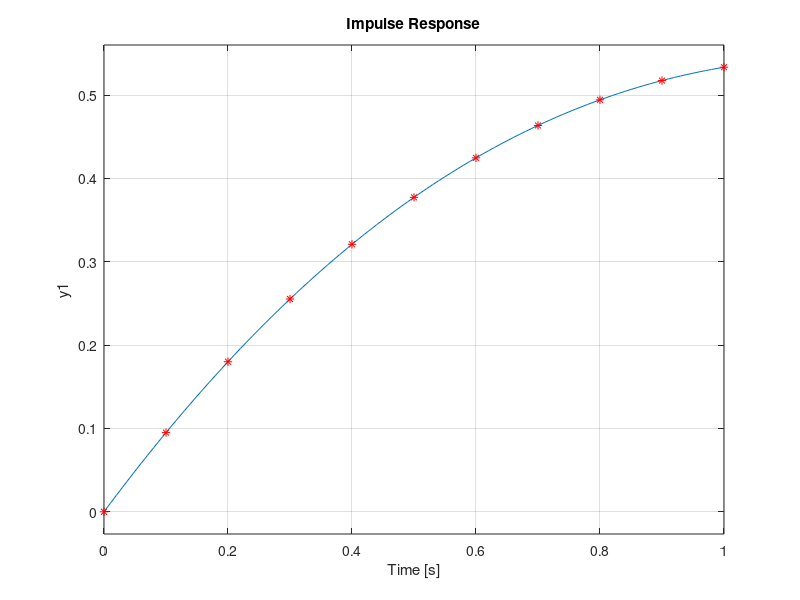
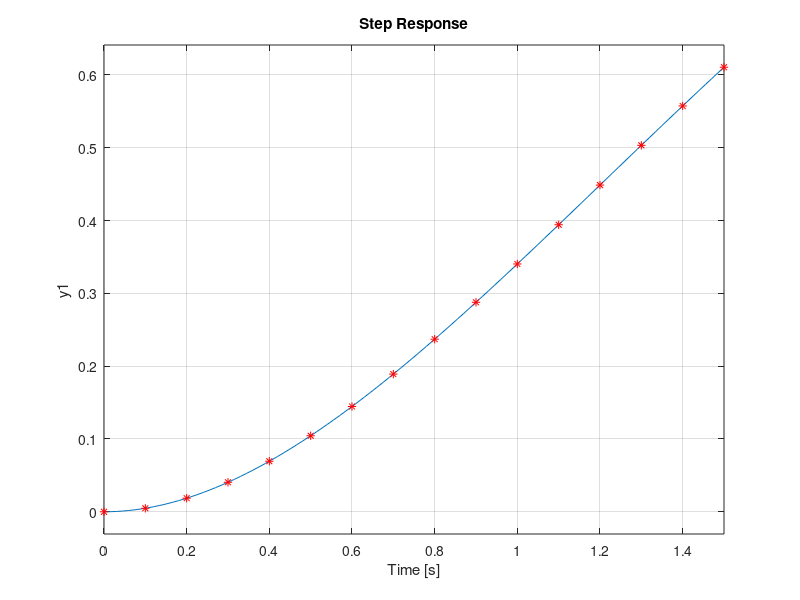
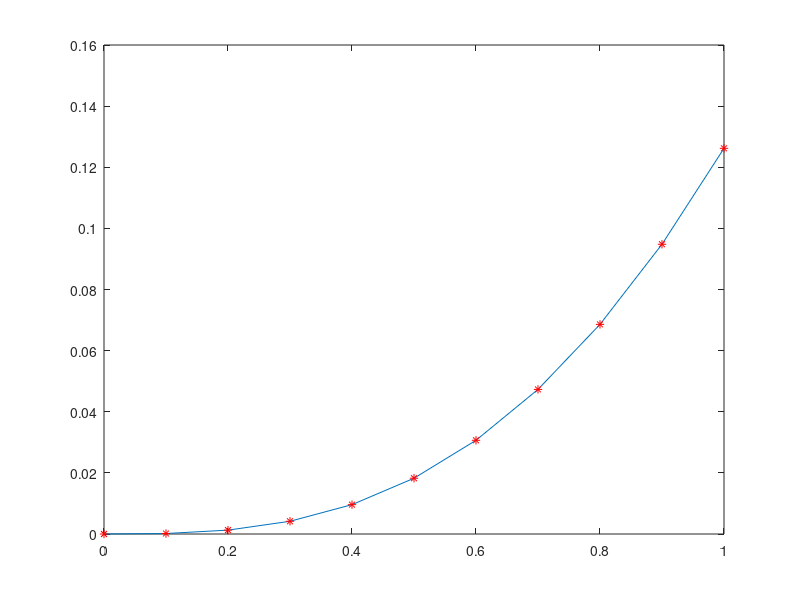

The MATLAB source for these figures, in order:
H = tf(1, [1,1,1])

%RASPUNS LA IMPULS
figure()
impulse(H,1);
t = 0:0.1:1;
h = 2/sqrt(3)*exp(-1/2*t).*sin(sqrt(3)/2*t);
hold on;
plot(t,h,'*r');

%RASPUNS LA TREAPTA
figure()
step(H,1.5); 
t = 0:0.1:1.5;
yt = 1-exp(-1/2*t).*cos(sqrt(3)/2*t)-1/sqrt(3)*exp(-1/2*t).*sin(sqrt(3)/2*t);
hold on;
plot(t,yt,'*r');

%RASPUNS LA RAMPA
figure()
t = 0:0.1:1;
u = t;
y = lsim(H,u,t);
plot(t,y);
hold on;
yr = -1+t+exp(-1/2*t).*cos(sqrt(3)/2*t)-1/sqrt(3)*exp(-1/2*t).*sin(sqrt(3)/2*t);
plot(t,yr,'*r');
